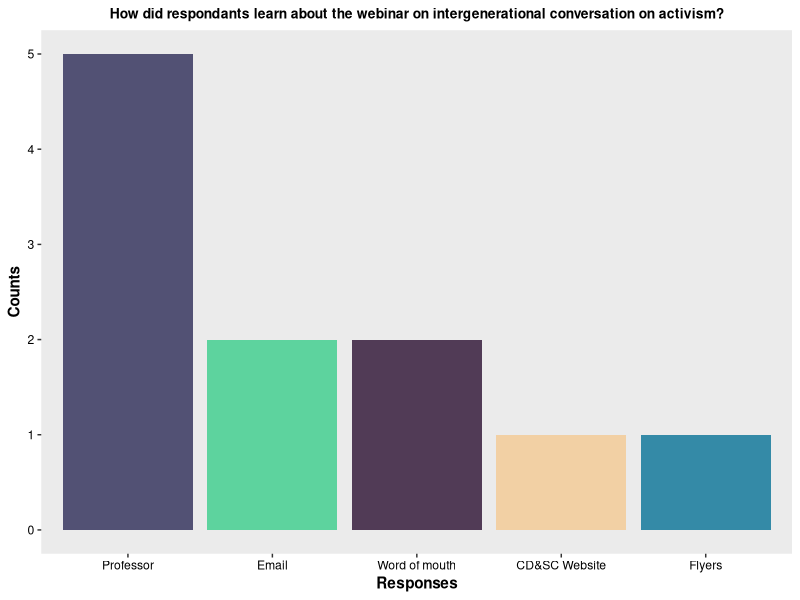
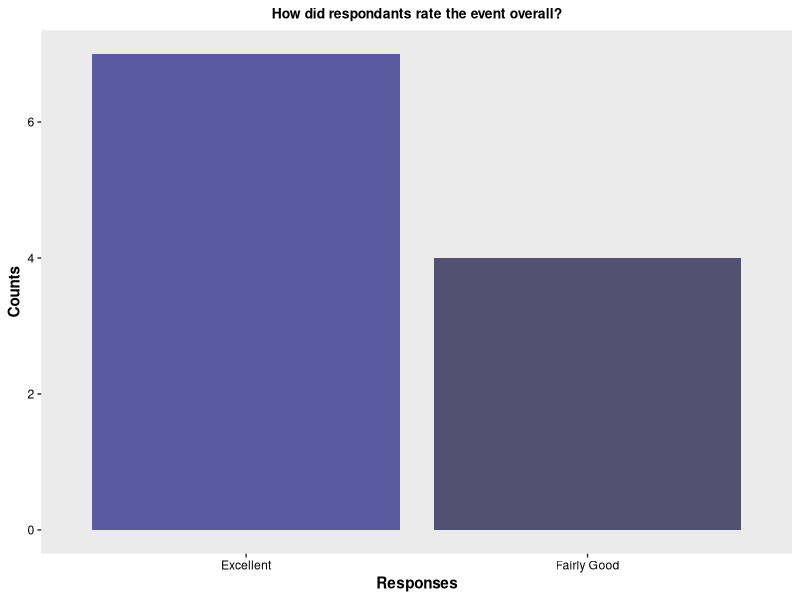
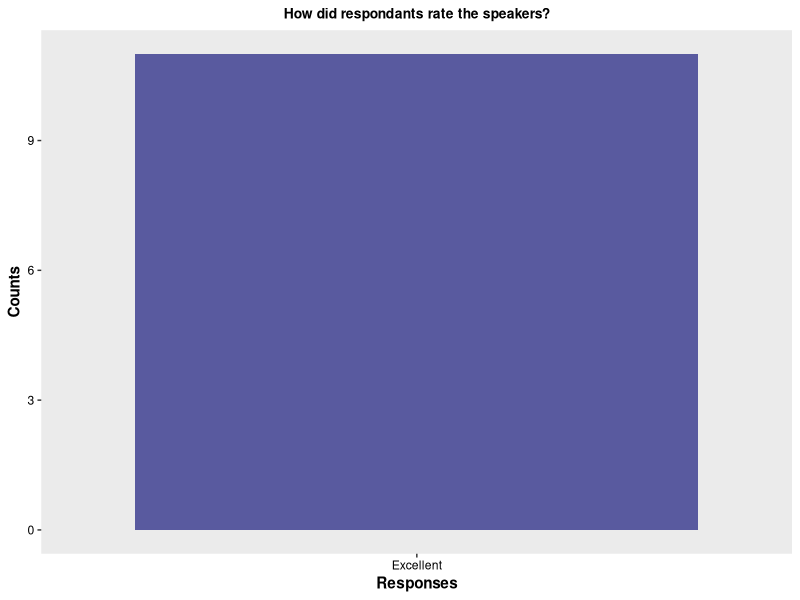
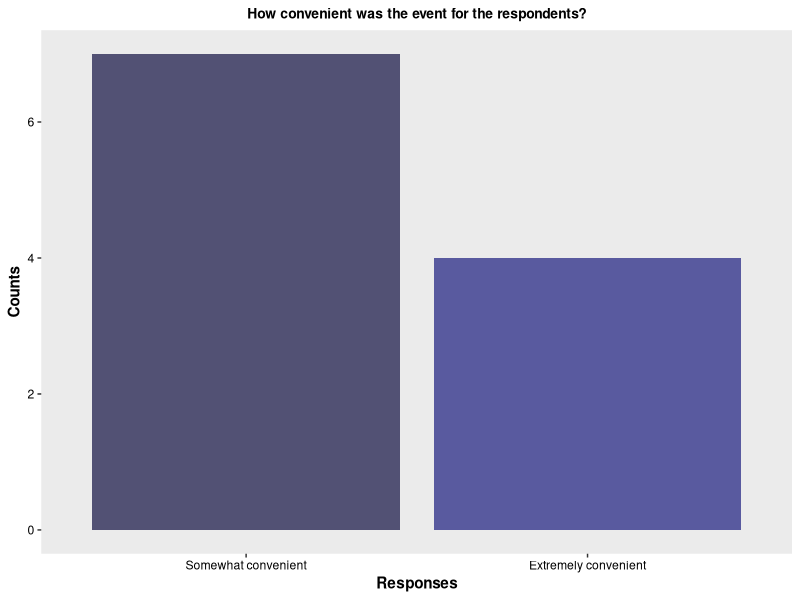
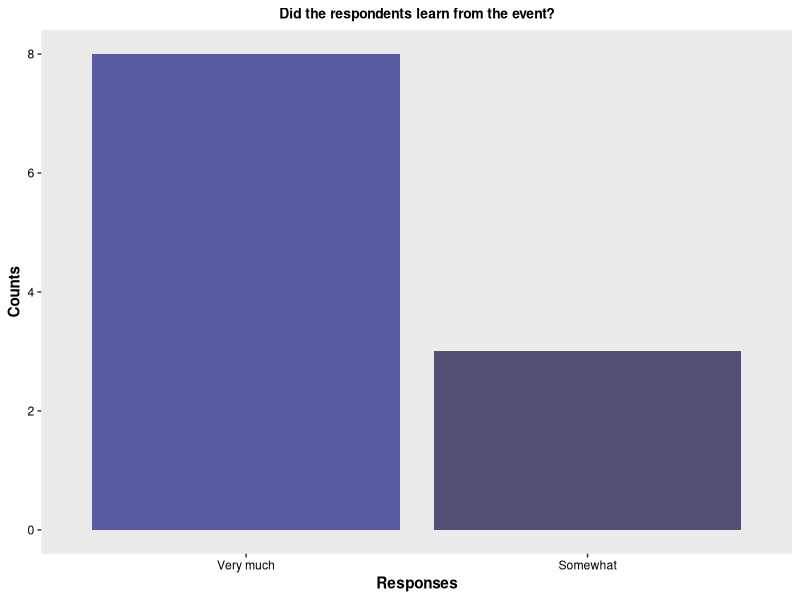
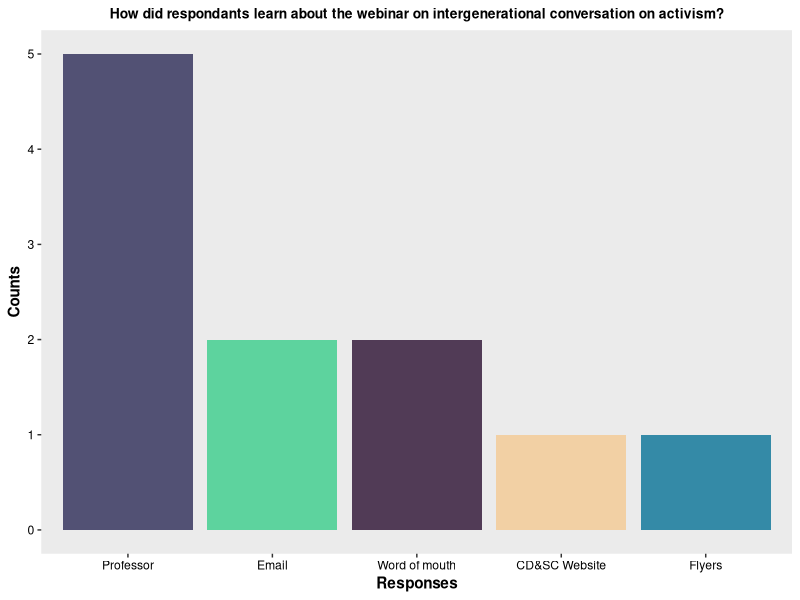
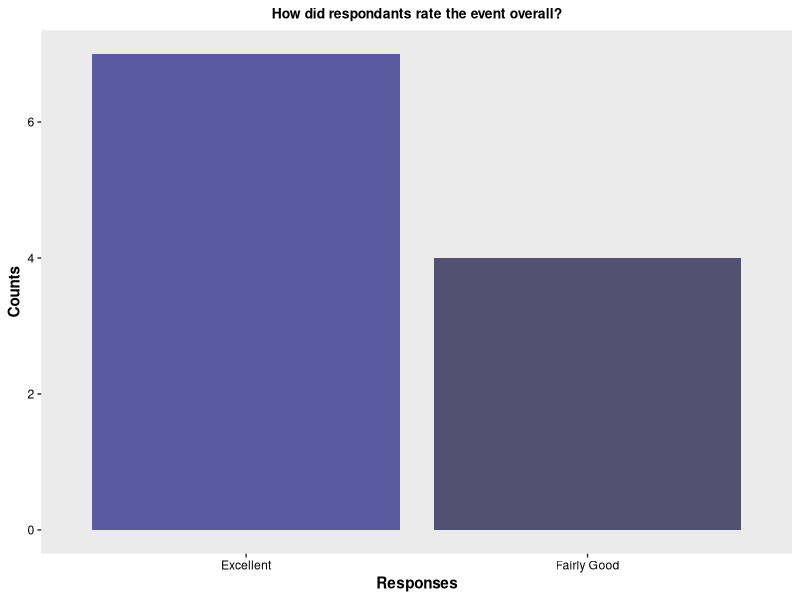
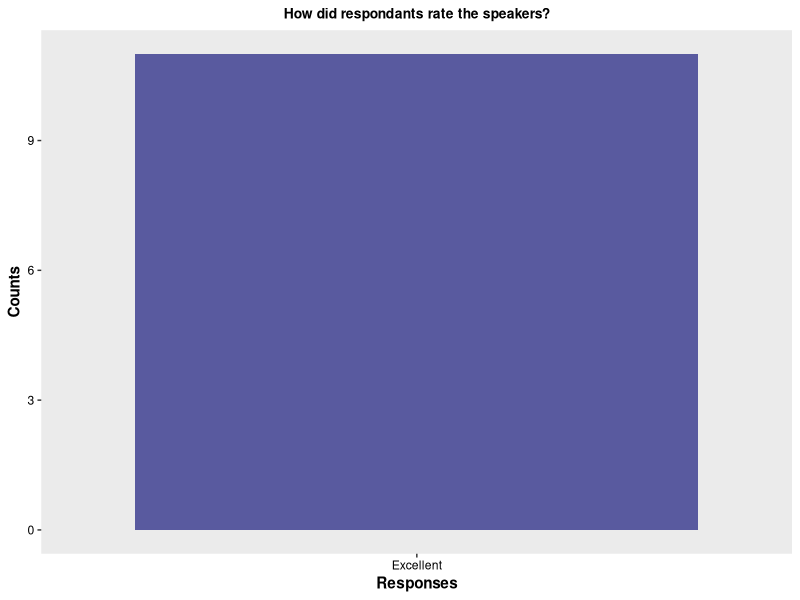

Source code (R) for these figures, in order:
#### Intergenerational Conversation Webinar ####
#### Created by: Vivian Vy Le ####
#### Updated on: 2022-08-07 ####

#### Load library ####
library(tidyverse)
library(here)
library(ggplot2)


#### Load data ####
intergen <- read_csv(here("Data", "intergenerational_convo.csv"))


#### View data ####
view(intergen)


#### Data analysis ####
intergen_clean <- intergen %>%
  select(participants, overall_rating, speaker_rating, advertisement, event_timing, audience_learning) %>%
  rowwise() %>%
  mutate(advertisement_choices = str_split(advertisement, pattern = ";")) %>%
  ungroup() %>%
  unnest(advertisement_choices)
view(intergen_clean)

advertisement_data <- intergen_clean %>%
  count(advertisement_choices)
view(advertisement_data)

data <- intergen_clean %>%
  mutate(overall_rating = factor(overall_rating,
                               levels = c("Excellent", "Fairly Good", "Not Good at All"))) %>%
  mutate(speaker_rating = factor(speaker_rating,
                                 levels = c("Excellent", "Fairly Good", "Not Good at All"))) %>%
  mutate(event_timing = factor(event_timing,
                               levels = c("Extremely convenient", "Somewhat convenient", "Not at all convenient"))) %>%
  mutate(audience_learning = factor(audience_learning,
                                    levels = c("Very much", "Somewhat", "Not much")))
view(data)

overall_rating <- data %>%
  count(overall_rating)

speaker_rating <- data %>%
  count(speaker_rating)

event_timing <- data %>%
  count(event_timing)

audience_data <- data %>%
  count(audience_learning)


#### plot ####
colorpal<- c("#F2D0A4", "#5DD39E", "#348AA7", "#525174", "#513B56", "#595A9F", "#9091AA")

advertisement_data %>%
  ggplot(aes(x = reorder(advertisement_choices, -n), y = n, fill = advertisement_choices)) +
  geom_col() +
  labs(title = "How did respondants learn about the webinar on intergenerational conversation on activism?",
       x = "Responses",
       y = "Counts") +
  theme(plot.title = element_text(hjust = 0.5,
                                  size = 10,
                                  face = "bold"),
        axis.title = element_text(face = "bold"),
        axis.text.x = element_text(color = "#000000"),
        axis.text.y = element_text(color = "#000000"),
        panel.grid.major = element_blank(),
        panel.grid.minor = element_blank()) +
  scale_fill_manual(values = colorpal) +
  guides(fill = FALSE)
ggsave(here("Output", "2021-2022", "intergenerational", "advertisement.png"), width = 8, height = 5)


overall_rating %>%
  ggplot(aes(x = reorder(overall_rating, -n), y = n, fill = overall_rating)) +
  geom_col() +
  labs(title = "How did respondants rate the event overall?",
       x = "Responses",
       y = "Counts") +
  theme(plot.title = element_text(hjust = 0.5,
                                  size = 10,
                                  face = "bold"),
        axis.title = element_text(face = "bold"),
        axis.text.x = element_text(color = "#000000"),
        axis.text.y = element_text(color = "#000000"),
        panel.grid.major = element_blank(),
        panel.grid.minor = element_blank()) +
  scale_fill_manual(values = c("#595A9F", "#525174", "#513B56")) +
  guides(fill = FALSE)
ggsave(here("Output","2021-2022", "intergenerational", "event_rating.png"), width = 6, height = 5)

speaker_rating %>%
  ggplot(aes(x = reorder(speaker_rating, -n), y = n, fill = speaker_rating)) +
  geom_col() +
  labs(title = "How did respondants rate the speakers?",
       x = "Responses",
       y = "Counts") +
  theme(plot.title = element_text(hjust = 0.5,
                                  size = 10,
                                  face = "bold"),
        axis.title = element_text(face = "bold"),
        axis.text.x = element_text(color = "#000000"),
        axis.text.y = element_text(color = "#000000"),
        panel.grid.major = element_blank(),
        panel.grid.minor = element_blank()) +
  scale_fill_manual(values = c("#595A9F", "#525174", "#513B56")) +
  guides(fill = FALSE)
ggsave(here("Output","2021-2022", "intergenerational", "speaker_rating.png"), width = 6, height = 5)

event_timing %>%
  ggplot(aes(x = reorder(event_timing, -n), y = n, fill = event_timing)) +
  geom_col() +
  labs(title = "How convenient was the event for the respondents?",
       x = "Responses",
       y = "Counts") +
  theme(plot.title = element_text(hjust = 0.5,
                                  size = 10,
                                  face = "bold"),
        axis.title = element_text(face = "bold"),
        axis.text.x = element_text(color = "#000000"),
        axis.text.y = element_text(color = "#000000"),
        panel.grid.major = element_blank(),
        panel.grid.minor = element_blank()) +
  scale_fill_manual(values = c("#595A9F", "#525174", "#513B56")) +
  guides(fill = FALSE)
ggsave(here("Output", "2021-2022", "intergenerational", "convenience_of_event.png"), width = 6, height = 5)

audience_data %>%
  ggplot(aes(x = reorder(audience_learning, -n), y = n, fill = audience_learning)) +
  geom_col() +
  labs(title = "Did the respondents learn from the event?",
       x = "Responses",
       y = "Counts") +
  theme(plot.title = element_text(hjust = 0.5,
                                  size = 10,
                                  face = "bold"),
        axis.title = element_text(face = "bold"),
        axis.text.x = element_text(color = "#000000"),
        axis.text.y = element_text(color = "#000000"),
        panel.grid.major = element_blank(),
        panel.grid.minor = element_blank()) +
  scale_fill_manual(values = c("#595A9F", "#525174", "#513B56")) +
  guides(fill = FALSE)
ggsave(here("Output","2021-2022", "intergenerational", "audience_learning.png"), width = 6, height = 5)
